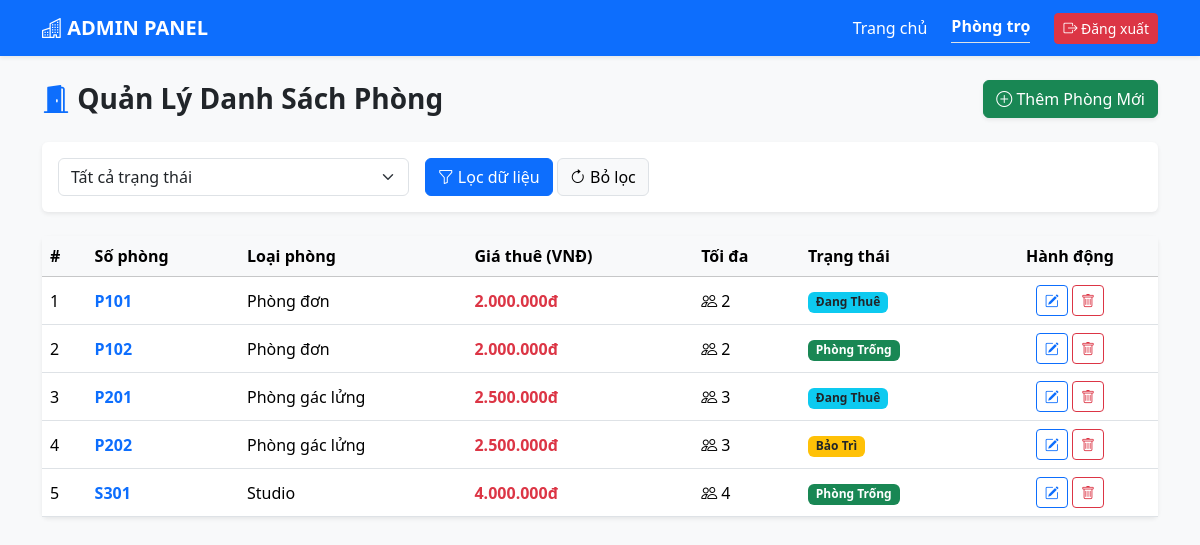
/index.php?controller=room&action=index (signed in), run on the app's committed database.
### tables this page shows
CREATE TABLE `rooms` (
  `id` INT AUTO_INCREMENT PRIMARY KEY,
  `room_number` VARCHAR(20) NOT NULL UNIQUE,
  `room_type_id` INT NOT NULL,
  `price` DECIMAL(10,2) NOT NULL,
  `status` ENUM('empty', 'rented', 'maintenance') DEFAULT 'empty',
  `max_occupants` INT DEFAULT 2,
  `description` TEXT,
  FOREIGN KEY (`room_type_id`) REFERENCES `room_types`(`id`) ON DELETE RESTRICT ON UPDATE CASCADE
);

CREATE TABLE `room_types` (
  `id` INT AUTO_INCREMENT PRIMARY KEY,
  `name` VARCHAR(50) NOT NULL,
  `base_price` DECIMAL(10,2) NOT NULL,
  `description` TEXT
);

### controllers/RoomController.php (called while the page is built, shortened)
<?php
require_once 'core/Controller.php';
require_once 'models/RoomModel.php';
class RoomController extends Controller {
    private $roomModel;
    public function __construct() {
        $database = new Database();
        $db = $database->getConnection();
        $this->roomModel = new RoomModel($db);
    }
    public function index() {
        $statusFilter = isset($_GET['status']) ? $_GET['status'] : '';
        $rooms = $this->roomModel->getAllRooms($statusFilter);
        $data = [
            'rooms' => $rooms,
            'currentStatus' => $statusFilter,
            'success_msg' => isset($_SESSION['success_msg']) ? $_SESSION['success_msg'] : '',
            'error_msg' => isset($_SESSION['error_msg']) ? $_SESSION['error_msg'] : ''
        ];
        $this->view('rooms/index', $data);
    }
}
?>

### models/RoomModel.php (called while the page is built, shortened)
<?php
class RoomModel {
    private $conn;
    public function __construct($db) {
        $this->conn = $db;
    }
    public function getAllRooms($statusFilter = '') {
        $query = "SELECT r.*, rt.name as room_type_name
                  FROM rooms r
                  JOIN room_types rt ON r.room_type_id = rt.id ";
        $query .= " ORDER BY r.room_number ASC";
        $stmt = $this->conn->prepare($query);
        $stmt->execute();
        return $stmt->fetchAll(PDO::FETCH_ASSOC);
    }
}
?>

### views/rooms/index.php (the view, shortened to what this page needs)
<!DOCTYPE html>
<html lang="vi">
<head>
    <link href="https://cdn.jsdelivr.net/npm/bootstrap@5.3.2/dist/css/bootstrap.min.css" rel="stylesheet">
    <link rel="stylesheet" href="https://cdn.jsdelivr.net/npm/bootstrap-icons@1.11.1/font/bootstrap-icons.css">
</head>
<body class="bg-light">
<nav class="navbar navbar-expand-lg navbar-dark bg-primary shadow-sm mb-4">
  <div class="container">
    <a class="navbar-brand fw-bold" href="index.php?controller=home&action=index"><i class="bi bi-buildings"></i> ADMIN PANEL</a>
    <div class="d-flex align-items-center text-white">
        <a href="index.php?controller=home&action=index" class="text-white text-decoration-none me-4">Trang chủ</a>
        <a href="index.php?controller=room&action=index" class="text-white text-decoration-none fw-bold me-4 border-bottom pb-1">Phòng trọ</a>
        <a href="index.php?controller=auth&action=logout" class="btn btn-sm btn-danger"><i class="bi bi-box-arrow-right"></i> Đăng xuất</a>
    </div>
  </div>
</nav>
<div class="container">
    <div class="d-flex justify-content-between align-items-center mb-4">
        <h3 class="fw-bold m-0"><i class="bi bi-door-open-fill text-primary"></i> Quản Lý Danh Sách Phòng</h3>
        <a href="index.php?controller=room&action=create" class="btn btn-success shadow-sm">
            <i class="bi bi-plus-circle"></i> Thêm Phòng Mới
        </a>
    </div>
    <div class="card shadow-sm border-0 mb-4">
        <div class="card-body">
            <form action="index.php" method="GET" class="row gx-3 gy-2 align-items-center">
                <div class="col-sm-4">
                    <select class="form-select" name="status">
                        <option value="">Tất cả trạng thái</option>
                    </select>
                </div>
                <div class="col-auto">
                    <button type="submit" class="btn btn-primary"><i class="bi bi-funnel"></i> Lọc dữ liệu</button>
                    <a href="index.php?controller=room&action=index" class="btn btn-light border"><i class="bi bi-arrow-clockwise"></i> Bỏ lọc</a>
                </div>
            </form>
        </div>
    </div>
    <div class="card shadow-sm border-0">
        <div class="table-responsive">
            <table class="table table-hover align-middle mb-0">
                <thead class="table-light">
                    <tr>
                        <th>#</th>
                        <th>Số phòng</th>
                        <th>Loại phòng</th>
                        <th>Giá thuê (VNĐ)</th>
                        <th>Tối đa</th>
                        <th>Trạng thái</th>
                        <th class="text-center">Hành động</th>
                    </tr>
                </thead>
                <tbody>
                    <?php if (count($rooms) > 0): ?>
                        <?php foreach($rooms as $index => $r): ?>
                            <tr>
                                <td><?= $index + 1 ?></td>
                                <td><span class="fw-bold text-primary"><?= htmlspecialchars($r['room_number']) ?></span></td>
                                <td><?= htmlspecialchars($r['room_type_name']) ?></td>
                                <td class="fw-bold text-danger"><?= number_format($r['price'], 0, ',', '.') ?>đ</td>
                                <td><i class="bi bi-people"></i> <?= $r['max_occupants'] ?></td>
                                <td>
                                    <?php
                                        if($r['status'] == 'empty') echo '<span class="badge bg-success">Phòng Trống</span>';
                                        elseif($r['status'] == 'rented') echo '<span class="badge bg-info text-dark">Đang Thuê</span>';
                                        else echo '<span class="badge bg-warning text-dark">Bảo Trì</span>';
                                    ?>
                                </td>
                                <td class="text-center">
                                    <a href="index.php?controller=room&action=edit&id=<?= $r['id'] ?>" class="btn btn-sm btn-outline-primary" title="Sửa">
                                        <i class="bi bi-pencil-square"></i>
                                    </a>
                                    <form action="index.php?controller=room&action=delete" method="POST" class="d-inline-block" onsubmit="return confirm('Bạn có chắc chắn muốn xóa phòng <?= htmlspecialchars($r['room_number']) ?> này không?');">
                                        <button type="submit" class="btn btn-sm btn-outline-danger" title="Xóa">
                                            <i class="bi bi-trash"></i>
                                        </button>
                                    </form>
                                </td>
                            </tr>
                        <?php endforeach; ?>
                    <?php else: ?>
                        <tr><td colspan="7" class="text-center py-4 text-muted">Không tìm thấy phòng nào phù hợp!</td></tr>
                    <?php endif; ?>
                </tbody>
            </table>
        </div>
    </div>
</div>
<br><br>
</body>
</html>

### index.php (shortened to what this page needs)
<?php
$controller = isset($_GET['controller']) ? $_GET['controller'] : 'home';
$action = isset($_GET['action']) ? $_GET['action'] : 'index';
$controllerName = ucfirst($controller) . 'Controller';
$controllerFile = "controllers/" . $controllerName . ".php";
if (file_exists($controllerFile)) {
    $controllerObj = new $controllerName();
    if (method_exists($controllerObj, $action)) {
        $controllerObj->$action();
    } else {
        die("<h1 style='color:red'>404 Not Found</h1><p>Action <b>'$action'</b> không tồn tại trong Controller '$controllerName'!</p>");
    }
} else {
    die("<h1 style='color:red'>404 Not Found</h1><p>Controller <b>'$controllerName'</b> không tồn tại!</p>");
}
?>

### core/Controller.php
<?php
class Controller {
    public function view($view, $data = []) {
        extract($data);
        $viewFile = "views/" . $view . ".php";
        if (file_exists($viewFile)) {
            require_once $viewFile;
        } else {
            die("View '$view' không tồn tại!");
        }
    }
}
?>

### data on the page
rooms: room_number "P101", room_type.name "Phòng đơn", price "2.000.000", max_occupants "2", status "Đang Thuê"
rooms: room_number "P102", room_type.name "Phòng đơn", price "2.000.000", max_occupants "2", status "Phòng Trống"
rooms: room_number "P201", room_type.name "Phòng gác lửng", price "2.500.000", max_occupants "3", status "Đang Thuê"
rooms: room_number "P202", room_type.name "Phòng gác lửng", price "2.500.000", max_occupants "3", status "Bảo Trì"
rooms: room_number "S301", room_type.name "Studio", price "4.000.000", max_occupants "4", status "Phòng Trống"
